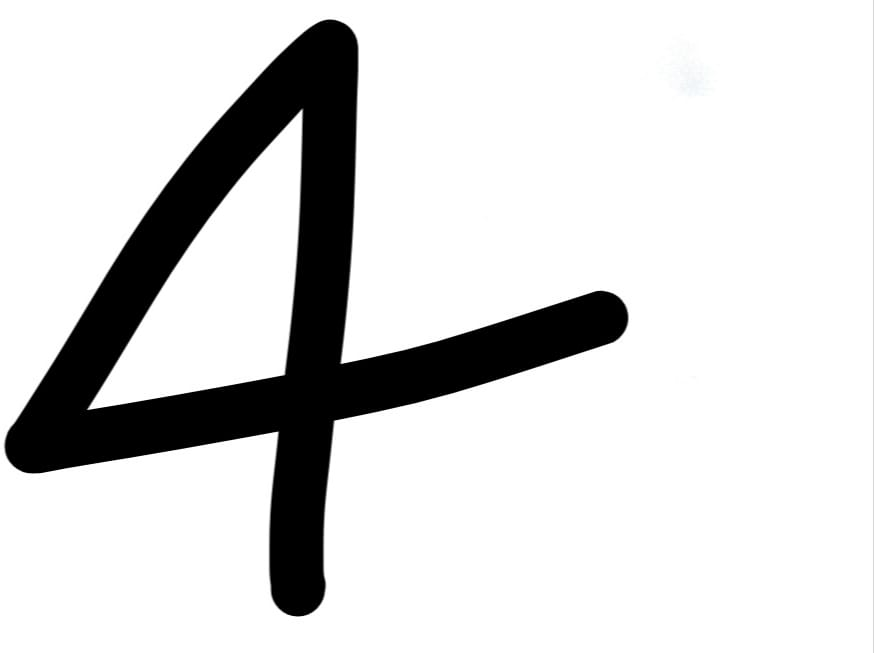
#> input picture again_check/4_image.jpg, 874 x 653 px, found by its file name
$ python -i image_processing_2.py   (imports and definitions only)
#> lines starting #> are read from the running program, lines starting #| are printed output that depends on the picture
import cv2
import numpy as np
from PIL import Image, ImageEnhance

def create_corner_mask(image_shape, mask_size=50):
    height, width = image_shape[:2]
    mask = np.zeros((height, width), dtype=np.uint8)

    # Top-left corner
    mask[:mask_size, :mask_size] = 255
    mask = cv2.GaussianBlur(mask, (mask_size*2+1, mask_size*2+1), 0)

    # Top-right corner
    mask[:mask_size, -mask_size:] = 255
    mask = cv2.GaussianBlur(mask, (mask_size*2+1, mask_size*2+1), 0)

    # Bottom-left corner
    mask[-mask_size:, :mask_size] = 255
    mask = cv2.GaussianBlur(mask, (mask_size*2+1, mask_size*2+1), 0)

    # Bottom-right corner
    mask[-mask_size:, -mask_size:] = 255
    mask = cv2.GaussianBlur(mask, (mask_size*2+1, mask_size*2+1), 0)

    return mask

def image_adjustment(image_name):
#> called with image_name = '../again_check/4_image.jpg'
    image_path = 'snigdha_handwriting/' + image_name
    with Image.open(image_path) as img:
        # Convert to grayscale and enhance contrast
#> img is the input picture: PIL image 874x653 RGB; mean R, G, B 216.6, 216.6, 216.6
        bw = img.convert('L')
        enhancer = ImageEnhance.Contrast(bw)
        pop_img = enhancer.enhance(10)
        pop_img_np = np.array(pop_img)

        # Create a mask with white corners
        mask = create_corner_mask(pop_img_np.shape, mask_size=100)
        mask_rgb = cv2.cvtColor(mask, cv2.COLOR_GRAY2RGB)
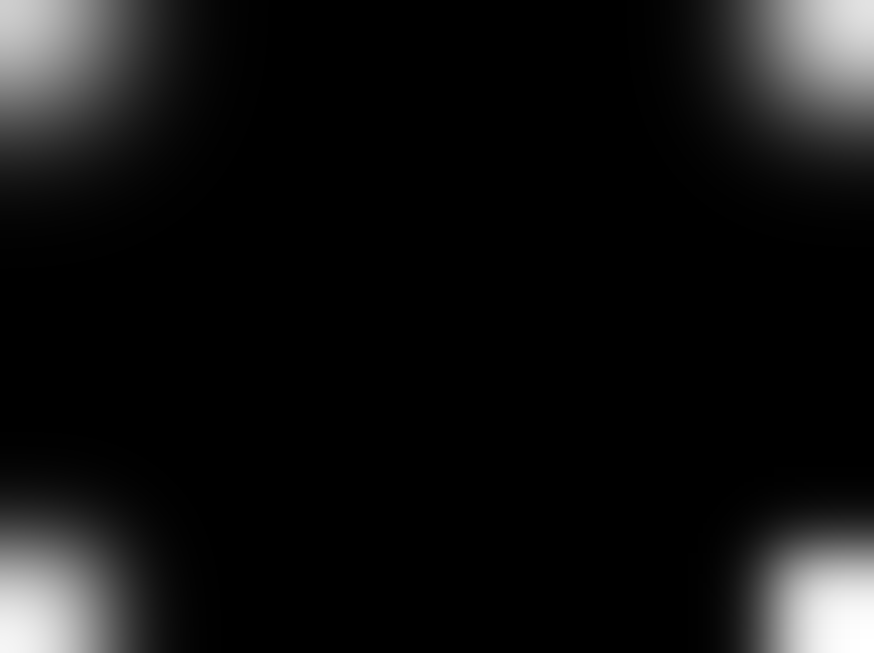
#> mask_rgb: shape (653, 874, 3); min 0, max 255, mean 17.8

        # Convert the pop_img to a format compatible with cv2
        pop_img_cv2 = cv2.cvtColor(pop_img_np, cv2.COLOR_GRAY2RGB)

        # Blend the mask with the image
        blended_np = cv2.addWeighted(pop_img_cv2, 1.0, mask_rgb, 0.5, 0)
        blended = Image.fromarray(blended_np)
        # Save the result
        result_image_path = 'snigdha_adjusted_handwriting/' + image_name[0] + '_adjusted_image.jpg'
        blended.save(result_image_path)

        # [5 lines of commented-out code are left out]

>>> result = image_adjustment('../again_check/4_image.jpg')

$ run again, on again_check/7_image.jpg
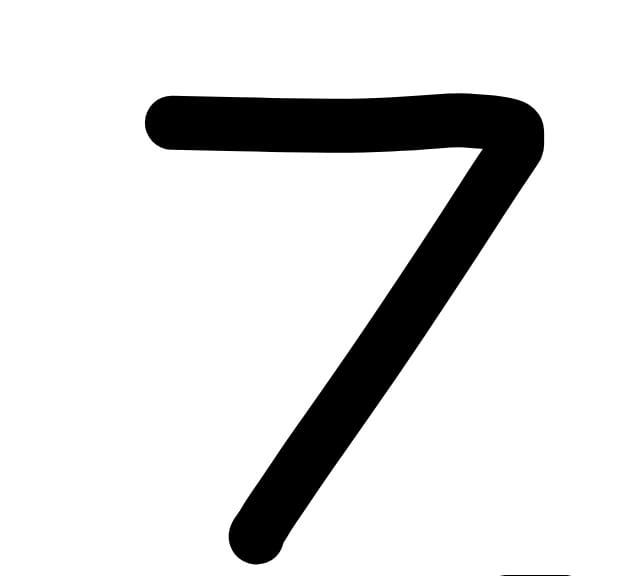
#> input picture again_check/7_image.jpg, 618 x 576 px, found by its file name
#> in image_adjustment, img is the input picture: PIL image 618x576 RGB; min 0, max 255, mean 221.1
#> in image_adjustment, `mask_rgb = cv2.cvtColor(mask, cv2.COLOR_GRAY2RGB)`:
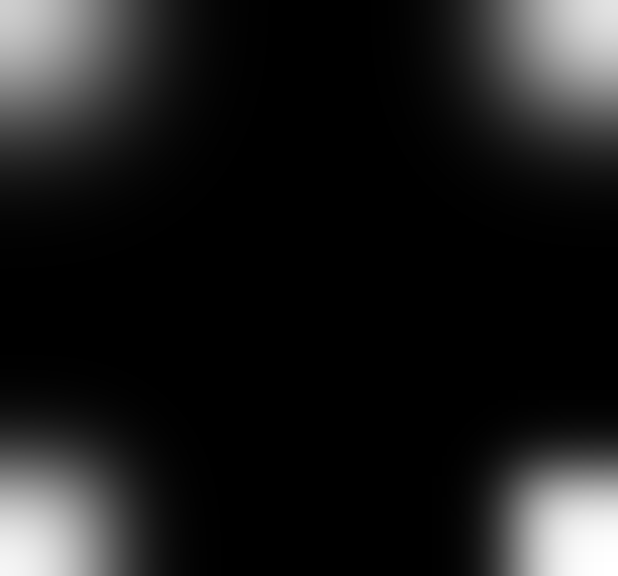
#> mask_rgb: shape (576, 618, 3); min 0, max 255, mean 28.6

$ run again, on again_check/9_image.jpg
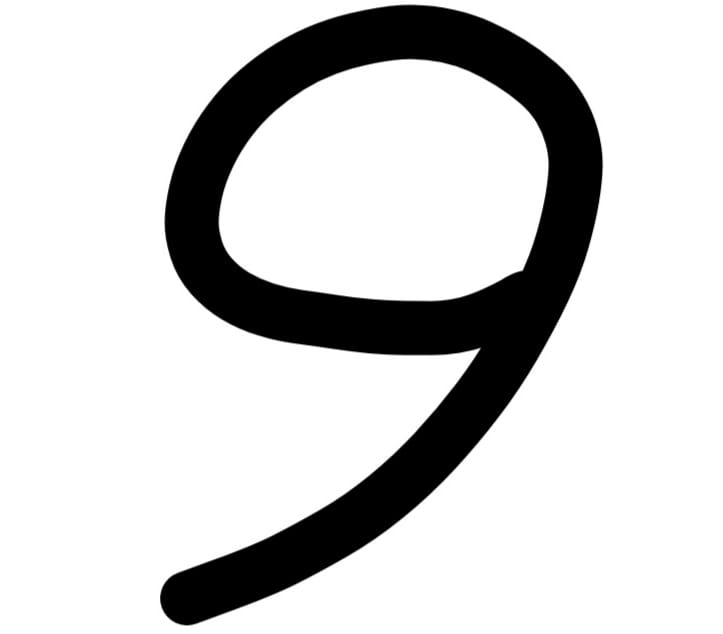
#> input picture again_check/9_image.jpg, 723 x 634 px, found by its file name
#> in image_adjustment, img is the input picture: PIL image 723x634 RGB; min 0, max 255, mean 208.3
#> in image_adjustment, `mask_rgb = cv2.cvtColor(mask, cv2.COLOR_GRAY2RGB)`:
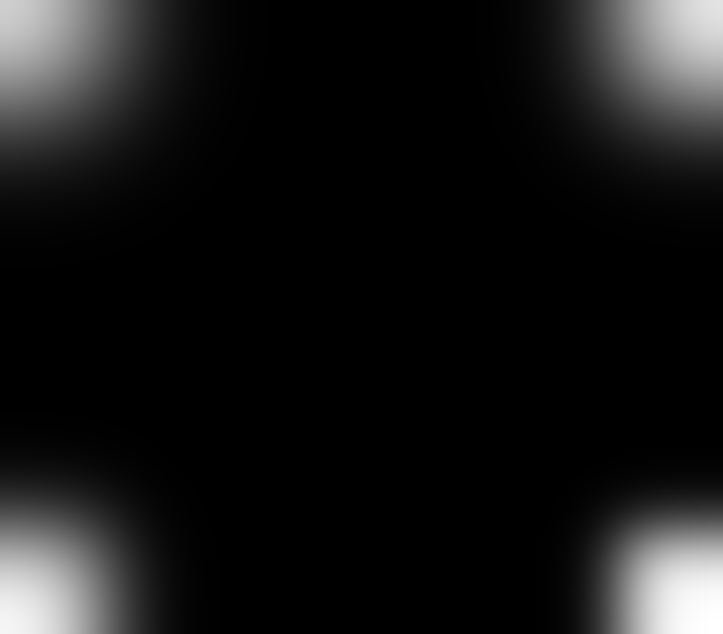
#> mask_rgb: shape (634, 723, 3); min 0, max 255, mean 22.2

$ run again, on again_check/Q_image.jpg
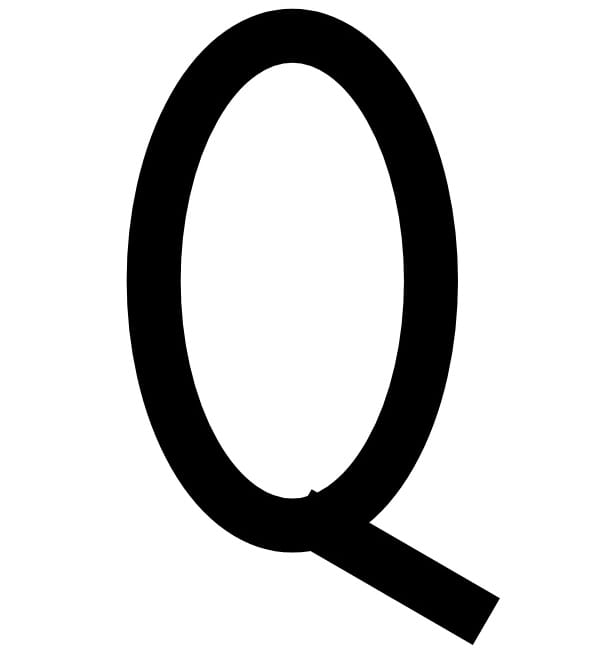
#> input picture again_check/Q_image.jpg, 597 x 667 px, found by its file name
#> in image_adjustment, img is the input picture: PIL image 597x667 RGB; min 0, max 255, mean 206.8
#> in image_adjustment, `mask_rgb = cv2.cvtColor(mask, cv2.COLOR_GRAY2RGB)`:
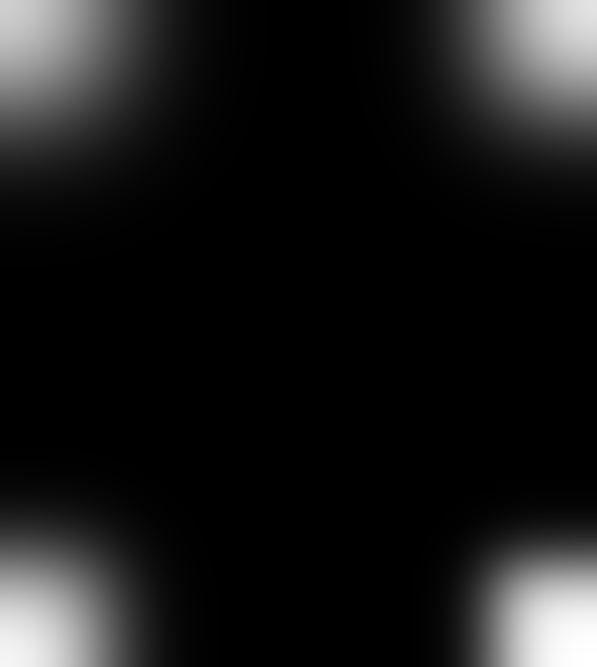
#> mask_rgb: shape (667, 597, 3); min 0, max 255, mean 25.6
